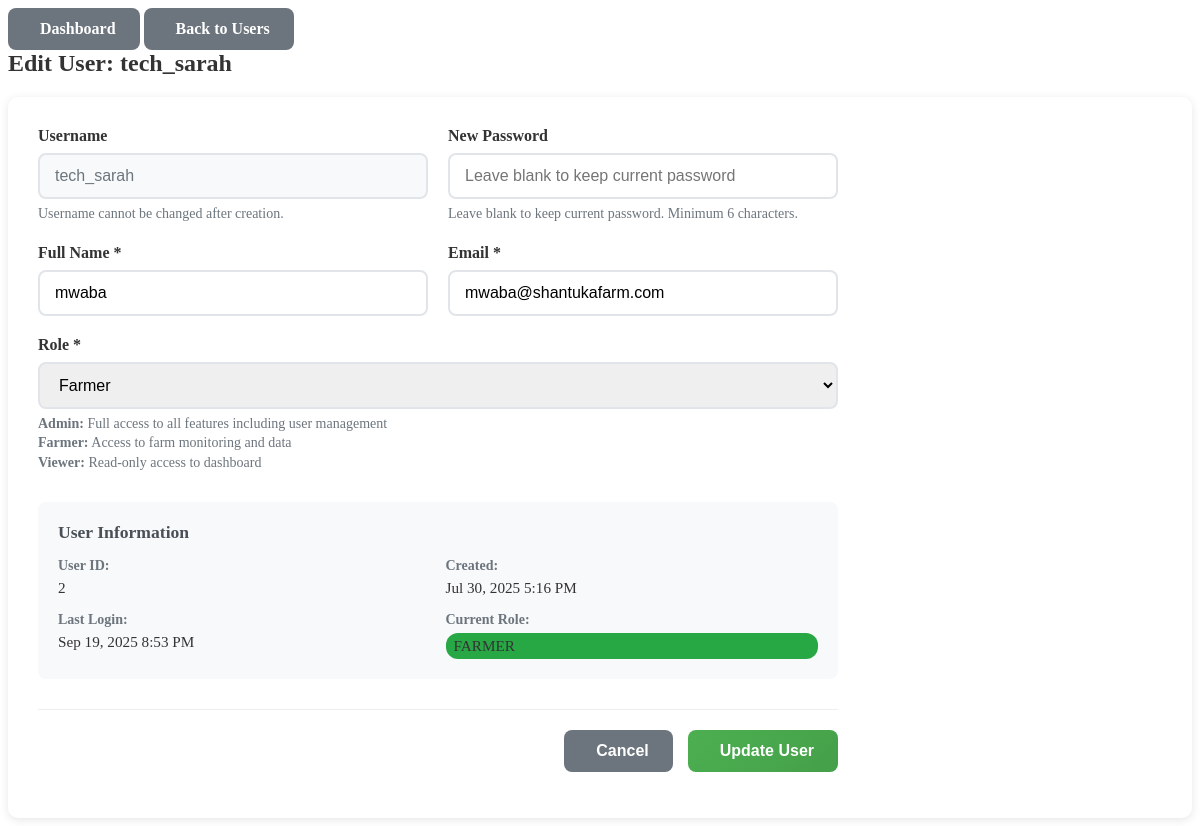
Page /users/edit?id=2 (signed in) on the committed database.
### tables this page shows
CREATE TABLE `users` (
  `user_id` bigint(20) UNSIGNED NOT NULL,
  `username` varchar(50) NOT NULL,
  `password` varchar(100) NOT NULL,
  `full_name` varchar(100) NOT NULL,
  `email` varchar(100) NOT NULL,
  `role` varchar(20) DEFAULT NULL CHECK (`role` in ('admin','farmer','viewer')),
  `last_login` timestamp NOT NULL DEFAULT current_timestamp() ON UPDATE current_timestamp(),
  `created_at` timestamp NOT NULL DEFAULT current_timestamp(),
  `theme` varchar(20) DEFAULT 'light',
  `language` varchar(5) DEFAULT 'en',
  `notifications` tinyint(1) DEFAULT 1,
  `email_alerts` tinyint(1) DEFAULT 1,
  `dashboard_layout` varchar(20) DEFAULT 'default'
);

### app/Controllers/BaseController.php (called while the page is built, shortened)
<?php
abstract class BaseController {
    protected function render($viewName, $data = []) {
        $viewFile = __DIR__ . '/../Views/' . $viewName . '.php';
        extract($data);
        $BASE_PATH = rtrim(dirname($_SERVER['SCRIPT_NAME'] ?? ''), '/\\');
        include $viewFile;
        $content = ob_get_clean();
        return $content;
    }
}

### index.php (called while the page is built, shortened)
<?php
spl_autoload_register(function ($class) {
    $file = APP_PATH . '/' . str_replace('\\', '/', $class) . '.php';
});
try {
    $app = new \App\Config\App();
    $app->run();
} catch (Exception $e) {
    http_response_code(500);
    echo json_encode([
        'error' => 'Internal Server Error',
        'message' => $e->getMessage()
    ]);
}

### app/Config/Database.php (called while the page is built, shortened)
<?php
class Database {
    private $host;
    private $username;
    private $password;
    private $database;
    private $connection;
    public function __construct() {
        $this->host = $_ENV['DB_HOST'] ?? getenv('DB_HOST') ?: 'localhost';
        $this->username = $_ENV['DB_USER'] ?? getenv('DB_USER') ?: 'root';
        $this->password = $_ENV['DB_PASS'] ?? getenv('DB_PASS') ?: '';
        $this->database = $_ENV['DB_NAME'] ?? getenv('DB_NAME') ?: 'farm_monitoring';
    }
    private function connect() {
        try {
            $this->connection = new \mysqli($this->host, $this->username, $this->password, $this->database);
            $this->connection->set_charset("utf8mb4");
        } catch (\Exception $e) {
            die("Database connection error: " . $e->getMessage());
        }
    }
    public function prepare($sql) {
        return $this->connection->prepare($sql);
    }
}

### app/Models/UserModel.php (called while the page is built, shortened)
<?php
class UserModel extends BaseModel {
    protected function getPrimaryKey() {
        return 'user_id';
    }
}

### app/Models/BaseModel.php (called while the page is built, shortened)
<?php
abstract class BaseModel {
    protected $db;
    protected $table;
    public function __construct() {
        $this->db = new Database();
    }
    public function getById($id) {
        $sql = "SELECT * FROM {$this->table} WHERE {$this->getPrimaryKey()} = ?";
        $stmt = $this->db->prepare($sql);
        $stmt->bind_param("i", $id);
        $stmt->execute();
        $result = $stmt->get_result();
        return $result->fetch_assoc();
    }
}

### app/Views/users/edit.php (the view, shortened to what this page needs)
<div class="dashboard-content">
    <div class="content-header">
        <div class="header-left">
            <a href="<?= $BASE_PATH ?>/dashboard" class="btn btn-secondary">
                <i class="fas fa-home"></i> Dashboard
            </a>
            <a href="<?= $BASE_PATH ?>/users" class="btn btn-secondary">
                <i class="fas fa-arrow-left"></i> Back to Users
            </a>
            <h2><i class="fas fa-user-edit"></i> Edit User: <?= htmlspecialchars($user['username']) ?></h2>
        </div>
    </div>
    <div class="form-container">
        <form method="POST" action="<?= $BASE_PATH ?>/users/update" class="user-form">
            <div class="form-row">
                <div class="form-group">
                    <label for="username">Username</label>
                    <input type="text" id="username" value="<?= htmlspecialchars($user['username']) ?>" disabled>
                    <small class="form-help">Username cannot be changed after creation.</small>
                </div>
                <div class="form-group">
                    <label for="password">New Password</label>
                    <input type="password" id="password" name="password"
                           placeholder="Leave blank to keep current password" minlength="6">
                    <small class="form-help">Leave blank to keep current password. Minimum 6 characters.</small>
                </div>
            </div>
            <div class="form-row">
                <div class="form-group">
                    <label for="full_name">Full Name *</label>
                    <input type="text" id="full_name" name="full_name" required
                           placeholder="Enter full name" value="<?= htmlspecialchars($user['full_name']) ?>">
                </div>
                <div class="form-group">
                    <label for="email">Email *</label>
                    <input type="email" id="email" name="email" required
                           placeholder="Enter email address" value="<?= htmlspecialchars($user['email']) ?>">
                </div>
            </div>
            <div class="form-group">
                <label for="role">Role *</label>
                <select id="role" name="role" required>
                    <?php foreach ($roles as $role): ?>
                        <option value="<?= $role ?>" <?= $user['role'] === $role ? 'selected' : '' ?>>
                            <?= ucfirst($role) ?>
                        </option>
                    <?php endforeach; ?>
                </select>
                <small class="form-help">
                    <strong>Admin:</strong> Full access to all features including user management<br>
                    <strong>Farmer:</strong> Access to farm monitoring and data<br>
                    <strong>Viewer:</strong> Read-only access to dashboard
                </small>
            </div>
            <div class="user-info">
                <h4>User Information</h4>
                <div class="info-grid">
                    <div class="info-item">
                        <label>User ID:</label>
                        <span><?= htmlspecialchars($user['user_id']) ?></span>
                    </div>
                    <div class="info-item">
                        <label>Created:</label>
                        <span><?= date('M j, Y g:i A', strtotime($user['created_at'])) ?></span>
                    </div>
                    <div class="info-item">
                        <label>Last Login:</label>
                        <span>
                            <?php if ($user['last_login']): ?>
                                <?= date('M j, Y g:i A', strtotime($user['last_login'])) ?>
                            <?php else: ?>
                                <span class="text-muted">Never</span>
                            <?php endif; ?>
                        </span>
                    </div>
                    <div class="info-item">
                        <label>Current Role:</label>
                        <span class="badge badge-<?= strtolower($user['role']) ?>">
                            <?= ucfirst($user['role']) ?>
                        </span>
                    </div>
                </div>
            </div>
            <div class="form-actions">
                <button type="button" onclick="history.back()" class="btn btn-secondary">
                    <i class="fas fa-times"></i> Cancel
                </button>
                <button type="submit" class="btn btn-primary">
                    <i class="fas fa-save"></i> Update User
                </button>
            </div>
        </form>
    </div>
</div>

### app/Views/users/edit.php (style rules this page uses)
.form-container { background: white; border-radius: 10px; box-shadow: 0 2px 10px rgba(0,0,0,0.1); padding: 30px; margin-top: 20px; }
.user-form { max-width: 800px; }
.form-row { display: grid; grid-template-columns: 1fr 1fr; gap: 20px; margin-bottom: 20px; }
.form-group { display: flex; flex-direction: column; }
.form-group label { font-weight: 600; margin-bottom: 8px; color: #333; }
.form-group input, .form-group select { padding: 12px 15px; border: 2px solid #e1e5e9; border-radius: 8px; font-size: 1rem; transition: border-color 0.3s ease; }
.form-group input:disabled { background: #f8f9fa; color: #6c757d; cursor: not-allowed; }
.form-help { margin-top: 5px; color: #6c757d; font-size: 0.875rem; line-height: 1.4; }
.user-info { background: #f8f9fa; border-radius: 8px; padding: 20px; margin: 30px 0; }
.user-info h4 { margin: 0 0 15px 0; color: #495057; font-size: 1.1rem; }
.info-grid { display: grid; grid-template-columns: 1fr 1fr; gap: 15px; }
.info-item { display: flex; flex-direction: column; }
.info-item label { font-weight: 600; color: #6c757d; font-size: 0.875rem; margin-bottom: 5px; }
.info-item span { color: #333; font-size: 0.95rem; }
.badge { padding: 4px 8px; border-radius: 12px; font-size: 0.75rem; font-weight: 500; text-transform: uppercase; display: inline-block; }
.badge-farmer { background: #28a745; color: white; }
.form-actions { display: flex; gap: 15px; justify-content: flex-end; margin-top: 30px; padding-top: 20px; border-top: 1px solid #eee; }
.btn { padding: 12px 24px; border: none; border-radius: 8px; font-size: 1rem; font-weight: 600; cursor: pointer; text-decoration: none; display: inline-flex; align-items: center; gap: 8px; transition: all 0.3s ease; }
.btn-primary { background: linear-gradient(135deg, #4CAF50, #45a049); color: white; }
.btn-secondary { background: #6c757d; color: white; }
.content-header { display: flex; justify-content: space-between; align-items: center; margin-bottom: 20px; }
.content-header h2 { margin: 0; color: #333; }

### rows in the picture
users: username "tech_sarah", full_name "mwaba", email "mwaba@shantukafarm.com", role "Farmer", user_id "2", created_at "Jul 30, 2025 5:16 PM", last_login "Sep 19, 2025 8:53 PM", role "FARMER"
